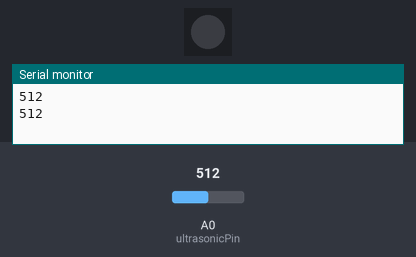
Bench run of a sketch on a simulated Arduino Uno, built with avr-gcc and run on an emulated ATmega328P. On the bench: 1 RGB LEDs in strip order, left to right, the last lines printed to the serial monitor. Inputs (shaded band) come from the test bench; at power-on: A0 (ultrasonicPin) = 512. Dim RGB values are drawn brighter than linear.

Above: at 8.9 s.
9.0 s: A0 (ultrasonicPin) set to 14
At 9.75 s:
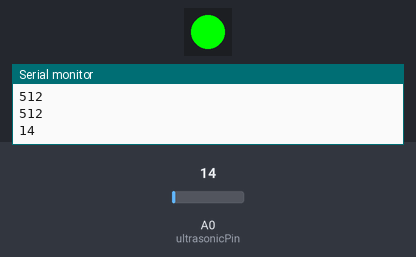
At 10.65 s:
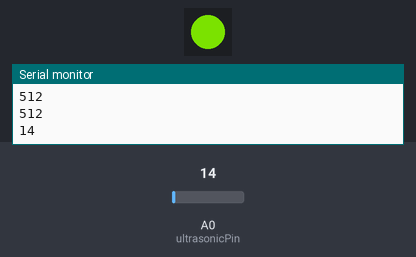
Timing chart, 0 to 18.0 s (numbered marks = the images above; inputs shaded):
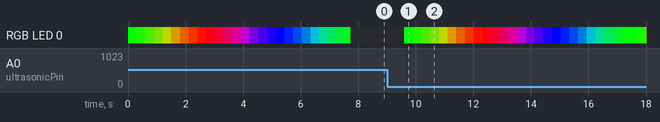

Measured:
- after the input at 9.0 s, RGB LED 0: off → RGB(0, 255, 0) after 0.60 s, → RGB(30, 225, 0) 0.30 s later, → RGB(60, 195, 0) 0.30 s later, → RGB(90, 165, 0) 0.30 s later, … (29 changes in this stretch)

The sketch:

GrandOpen1.ino
```cpp
#include <Adafruit_NeoPixel.h>
#define PIN 3
Adafruit_NeoPixel strip = Adafruit_NeoPixel(1, PIN, NEO_GRB + NEO_KHZ800);

// pins for the ultrasonic sensor
int ultrasonicPin = A0;
int arraysize = 9; // quantity of values to find the median (sample size). Needs to be an odd number
int rangevalue[] = { 0, 0, 0, 0, 0, 0, 0, 0, 0};
long pulse;
int modE;

void setup() {
  Serial.begin (9600);

  pinMode(ultrasonicPin, INPUT);
  strip.begin();
  strip.show(); // Initialize all pixels to 'off'
  // do a rainbow every time the Arduino is turned on
  rainbow(30);
  // turn pixel off
  strip.setPixelColor(0, 0);
  strip.show();
}

void loop() {

 for(int i = 0; i < arraysize; i++){
    //pulse = pulseIn(ultrasonicPin, HIGH);
    pulse = analogRead(ultrasonicPin);
    rangevalue[i] = pulse;
    delay(10);
  }
  //Serial.print("Unsorted: ");
  //printArray(rangevalue,arraysize);
  isort(rangevalue,arraysize);
  //Serial.print("Sorted: ");
  //printArray(rangevalue,arraysize);
  modE = mode(rangevalue,arraysize);
  //Serial.print("The mode/median is: ");
  Serial.print(modE);
  Serial.println();
  if (modE < 24) rainbow(30);
  else if (modE > 90) {
    strip.setPixelColor(0, 0);
    strip.show();
    delay(500);
  }
  else {
    int color = map(modE, 0, 90, 200, 0);
    strip.setPixelColor(0, Wheel(color));
    strip.show();
    delay(500);
  }
}


void printArray(int *a, int n) {
  for (int i = 0; i < n; i++)
  {
    Serial.print(a[i], DEC);
    Serial.print(' ');
  }
  Serial.println();
}

// Sorting function (Author: Bill Gentles, Nov. 12, 2010)
void isort(int *a, int n){
  for (int i = 1; i < n; ++i)  {
    uint16_t j = a[i];
    int k;
    for (k = i - 1; (k >= 0) && (j < a[k]); k--) {
      a[k + 1] = a[k];
    }
    a[k + 1] = j;
  }
}

// Mode function, returning the mode or median.
int mode(int *x,int n){
  int i = 0;
  int count = 0;
  int maxCount = 0;
  uint16_t mode = 0;
  int bimodal;
  int prevCount = 0;
  while(i<(n-1)){
    prevCount=count;
    count=0;
    while( x[i]==x[i+1] ) {
      count++;
      i++;
    }
    if( count > prevCount & count > maxCount) {
      mode=x[i];
      maxCount=count;
      bimodal=0;
    }
    if( count == 0 ) {
      i++;
    }
    if( count == maxCount ) {      //If the dataset has 2 or more modes.
      bimodal=1;
    }
    if( mode==0 || bimodal==1 ) {  // Return the median if there is no mode.
      mode=x[(n/2)];
    }
    return mode;
  }
}

// Input a value 0 to 255 to get a color value.
// The colours are a transition r - g - b - back to r.
uint32_t Wheel(byte WheelPos) {
  if(WheelPos < 85) {
   return strip.Color(WheelPos * 3, 255 - WheelPos * 3, 0);
  } else if(WheelPos < 170) {
   WheelPos -= 85;
   return strip.Color(255 - WheelPos * 3, 0, WheelPos * 3);
  } else {
   WheelPos -= 170;
   return strip.Color(0, WheelPos * 3, 255 - WheelPos * 3);
  }
}

void rainbow(uint8_t wait) {
  uint16_t i, j;

  for(j=0; j<256; j++) {
    strip.setPixelColor(0, Wheel((i+j) & 255));
    strip.show();
    delay(wait);
  }
}
```
